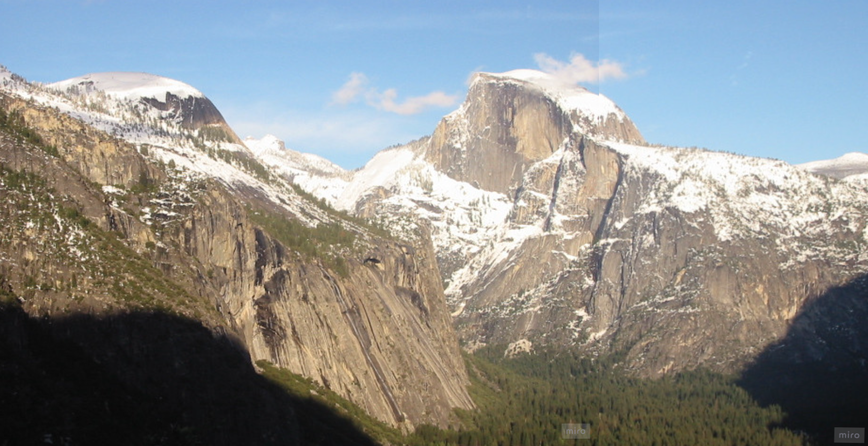
//> input picture 25_03/image_2025-03-30_19-32-22 (2).png, 868 x 446 px, shrunk from 1662 x 854 before the run, given in place of image1.png, which was not available; the run also reads 1 picture not shown here
$ ./main   (built with g++ and OpenCV 4)
//> lines starting //> are read from the running program, lines starting //| are printed output that depends on the picture; pictures that were not available may be replaced by others from this repository, and a replacement may not be noted
#include <opencv2/opencv.hpp>
#include <opencv2/features2d.hpp>
#include <opencv2/calib3d.hpp>
#include <iostream>

using namespace cv;
using namespace std;

int main() {
    Mat image1 = imread("./image1.png");
//> image1 is the input picture: 446 rows x 868 cols, CV_8UC3; mean B, G, R 141.1, 142.6, 140.3
    Mat image2 = imread("./image2.png");

    if (image1.empty() || image2.empty()) {
        cerr << "Не удалось загрузить изображения!" << endl;
        return -1;
    }

    Mat grayImage1, grayImage2;
    cvtColor(image1, grayImage1, COLOR_BGR2GRAY);
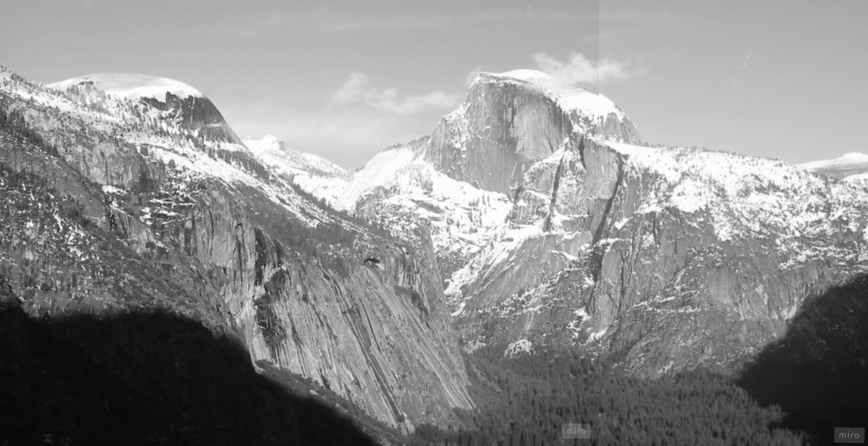
//> grayImage1: 446 rows x 868 cols, CV_8UC1; min 7, max 255, mean 141.7
    cvtColor(image2, grayImage2, COLOR_BGR2GRAY);

    Ptr<ORB> detector = ORB::create();
    vector<KeyPoint> kpImage1, kpImage2;
    Mat descriptors1, descriptors2;

    detector->detectAndCompute(grayImage1, Mat(), kpImage1, descriptors1);
//> kpImage1 = 500 keypoints; strongest (x, y, size): (149, 216, 31), (149, 215, 37.2), (168, 92, 31), (182, 195, 31)
    detector->detectAndCompute(grayImage2, Mat(), kpImage2, descriptors2);
//> kpImage2 has the same summary as kpImage1

    BFMatcher matcher(NORM_HAMMING, true);
    vector<DMatch> rawMatches;
    matcher.match(descriptors1, descriptors2, rawMatches);
//> rawMatches = 500 matches

    double maxDist = 0.0, minDist = 100.0;

    // Поиск максимального и минимального расстояния между совпадениями
    for (const auto& match : rawMatches) {
        double dist = match.distance;
        maxDist = max(maxDist, dist);
        minDist = min(minDist, dist);
    }
//> after the loop, maxDist = 0; minDist = 0

    // Фильтрация хороших совпадений
    vector<DMatch> validMatches;
    for (const auto& match : rawMatches) {
        if (match.distance <= max(2 * minDist, 30.0)) {
            validMatches.push_back(match);
        }
    }
//> after the loop, validMatches = 500 matches

    // Извлечение координат точек для нахождения гомографии
    vector<Point2f> points1, points2;
    for (const auto& match : validMatches) {
        points1.push_back(kpImage1[match.queryIdx].pt);
        points2.push_back(kpImage2[match.trainIdx].pt);
    }
//> after the loop, points1 = 500 Points (x, y), first 12: [46, 227], [140, 102], [177, 191], [581, 316], [215, 159], [172, 160], [403, 248], [74, 252], [83, 234], [39, 204], [66, 236], [576, 334]; points2 has the same summary as points1

    // Вычисление матрицы гомографии
    Mat homography = findHomography(points2, points1, RANSAC);
//> homography = [[1, 9.1e-16, -1.69e-13], [-3.16e-16, 1, -1.17e-13], [-1.33e-18, 2.46e-18, 1]]

    // Создание панорамы
    Mat panorama;
    warpPerspective(image2, panorama, homography, Size(image1.cols + image2.cols, image1.rows));
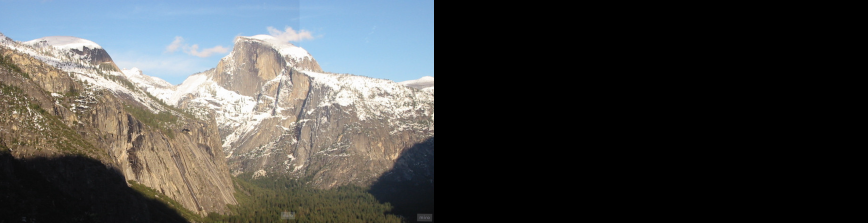
//> panorama: 446 rows x 1736 cols, CV_8UC3 (shown at 1/2 size); mean B, G, R 70.5, 71.3, 70.1
    Mat leftSide(panorama, Rect(0, 0, image1.cols, image1.rows));
    image1.copyTo(leftSide);

    // Отображение совпадений
    Mat matchImage;
    drawMatches(image1, kpImage1, image2, kpImage2, rawMatches, matchImage,
                    Scalar::all(-1), Scalar::all(-1),
                    std::vector<char>(), DrawMatchesFlags::NOT_DRAW_SINGLE_POINTS);
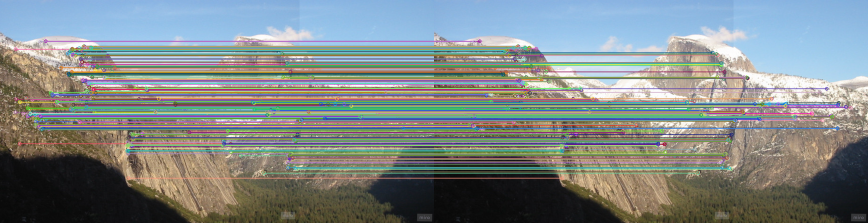
//> matchImage: 446 rows x 1736 cols, CV_8UC3 (shown at 1/2 size); mean B, G, R 134.7, 135.4, 127.7

    // Показ результатов
    imshow("Совпадения", matchImage);
    imshow("Панорама", panorama);
    waitKey(0);

    return 0;
}
